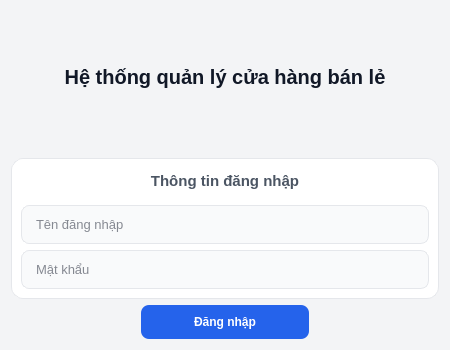
<?xml version="1.0" encoding="UTF-8"?>
<ui version="4.0">
 <class>Dialog</class>
 <widget class="QDialog" name="Dialog">
  <property name="geometry">
   <rect>
    <x>0</x>
    <y>0</y>
    <width>450</width>
    <height>350</height>
   </rect>
  </property>
  <property name="windowTitle">
   <string>Dialog</string>
  </property>
  <property name="styleSheet">
   <string notr="true">/* 1. Tổng thể Cửa sổ [cite: 292-293] */
QDialog {
    background-color: #f3f4f6;
    font-family: &quot;Inter&quot;, &quot;Segoe UI&quot;, sans-serif;
}

/* 2. Tiêu đề hệ thống (lblTenDeTai) [cite: 31, 331-332] */
QLabel#lblTenDeTai {
    font-size: 20px;
    font-weight: 800;
    color: #111827;
    margin-bottom: 10px;
}

/* 3. Thẻ chứa thông tin đăng nhập (Card) [cite: 298] */
QFrame#frame {
    background-color: #ffffff;
    border: 1px solid #e5e7eb;
    border-radius: 12px;
}

/* 4. Tiêu đề khối (lblThongTinDangNhap) [cite: 299] */
QLabel#lblThongTinDangNhap {
    font-size: 15px;
    font-weight: 600;
    color: #4b5563;
    padding-bottom: 5px;
}

/* 5. Ô nhập liệu (Username &amp; Password) [cite: 336-339, 497] */
QLineEdit {
    background-color: #f9fafb;
    border: 1px solid #e5e7eb;
    border-radius: 8px;
    padding: 10px 12px;
    font-size: 13px;
    color: #111827;
}

QLineEdit:focus {
    border: 2px solid #2563eb;
    background-color: #ffffff;
}

/* 6. Nút Đăng nhập (btnDangNhap) [cite: 302-303, 342] */
QPushButton#btnDangNhap {
    background-color: #2563eb;
    color: #ffffff;
    font-weight: 700;
    border-radius: 8px;
    padding: 10px 24px;
    /* Xử lý kích thước nút qua QSS */
    min-width: 120px;
    max-width: 160px;
}

QPushButton#btnDangNhap:hover {
    background-color: #1d4ed8;
}</string>
  </property>
  <layout class="QVBoxLayout" name="verticalLayout_2">
   <item>
    <widget class="QLabel" name="lblTenDeTai">
     <property name="text">
      <string>Hệ thống quản lý cửa hàng bán lẻ</string>
     </property>
     <property name="alignment">
      <set>Qt::AlignCenter</set>
     </property>
    </widget>
   </item>
   <item>
    <widget class="QFrame" name="frame">
     <property name="frameShape">
      <enum>QFrame::StyledPanel</enum>
     </property>
     <property name="frameShadow">
      <enum>QFrame::Raised</enum>
     </property>
     <layout class="QVBoxLayout" name="verticalLayout">
      <item>
       <widget class="QLabel" name="lblThongTinDangNhap">
        <property name="text">
         <string>Thông tin đăng nhập</string>
        </property>
        <property name="alignment">
         <set>Qt::AlignCenter</set>
        </property>
       </widget>
      </item>
      <item>
       <widget class="QLineEdit" name="txtTenDangNhap">
        <property name="placeholderText">
         <string>Tên đăng nhập</string>
        </property>
       </widget>
      </item>
      <item>
       <widget class="QLineEdit" name="txtMatKhau">
        <property name="echoMode">
         <enum>QLineEdit::Password</enum>
        </property>
        <property name="placeholderText">
         <string>Mật khẩu</string>
        </property>
       </widget>
      </item>
     </layout>
    </widget>
   </item>
   <item>
    <layout class="QHBoxLayout" name="horizontalLayout">
     <item>
      <spacer name="horizontalSpacer_2">
       <property name="orientation">
        <enum>Qt::Horizontal</enum>
       </property>
       <property name="sizeHint" stdset="0">
        <size>
         <width>40</width>
         <height>20</height>
        </size>
       </property>
      </spacer>
     </item>
     <item>
      <widget class="QPushButton" name="btnDangNhap">
       <property name="text">
        <string>Đăng nhập</string>
       </property>
       <property name="flat">
        <bool>false</bool>
       </property>
      </widget>
     </item>
     <item>
      <spacer name="horizontalSpacer">
       <property name="orientation">
        <enum>Qt::Horizontal</enum>
       </property>
       <property name="sizeHint" stdset="0">
        <size>
         <width>40</width>
         <height>20</height>
        </size>
       </property>
      </spacer>
     </item>
    </layout>
   </item>
  </layout>
 </widget>
 <resources/>
 <connections/>
</ui>
